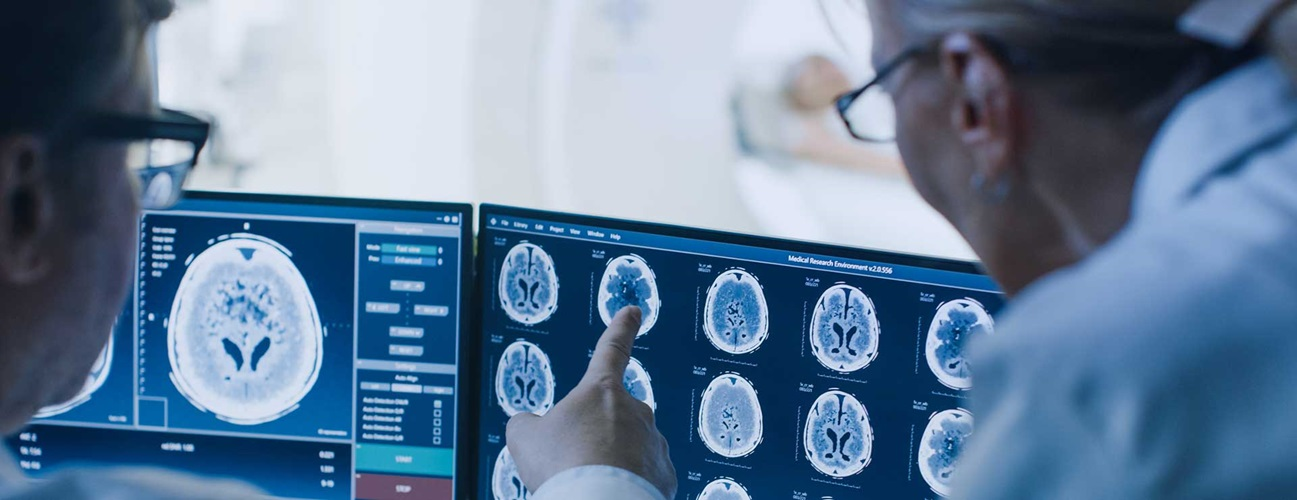
#> input picture br_img.jpg, 1297 x 500 px, given in place of Y10.jpg, which was not available
$ jupyter execute --allow-errors Brain_Tumor_Detection_Project.ipynb   (text cells are left out)
#> lines starting #> are read from the running program, lines starting #| are printed output that depends on the picture; after the words box and inside, x2 and y2 are one past the last pixel; in counts of white or black regions, pixels touching at a corner belong together; pictures that were not available may be replaced by others from this repository, and a replacement may not be noted
#> in preprocess_image, img is the input picture: shape (500, 1297, 3); mean B, G, R 152.6, 124.6, 98.2
[cell 1]
import os
import cv2
import numpy as np
import pathlib
from keras.preprocessing.image import ImageDataGenerator, img_to_array, load_img
from sklearn.model_selection import train_test_split
import imutils

# Create the directory structure for augmented data
augmented_data_dir = 'augmented_data'
os.makedirs(augmented_data_dir, exist_ok=True)
yes_dir = os.path.join(augmented_data_dir, 'yes')
no_dir = os.path.join(augmented_data_dir, 'no')
os.makedirs(yes_dir, exist_ok=True)
os.makedirs(no_dir, exist_ok=True)

[cell 2]
# Original data paths
train_dir = '/content/drive/MyDrive/Data/brain_tumor_dataset'
train_dir = pathlib.Path(train_dir)
tumor_cells = list(train_dir.glob('yes/*'))
normal_cells = list(train_dir.glob('no/*'))

df_images = {
    'Tumor': tumor_cells,
    'Normal': normal_cells
}

df_labels = {
    'Tumor': 0,
    'Normal': 1
}

#> (a cell that did not finish here is left out)

[cell 4]
def crop_img(img):
    """
    Finds the extreme points on the image and crops the rectangular out of them
    """
    # Check if the image is grayscale, and convert it to RGB if needed
    if len(img.shape) == 2:
        img = cv2.cvtColor(img, cv2.COLOR_GRAY2RGB)

    gray = cv2.cvtColor(img, cv2.COLOR_RGB2GRAY)
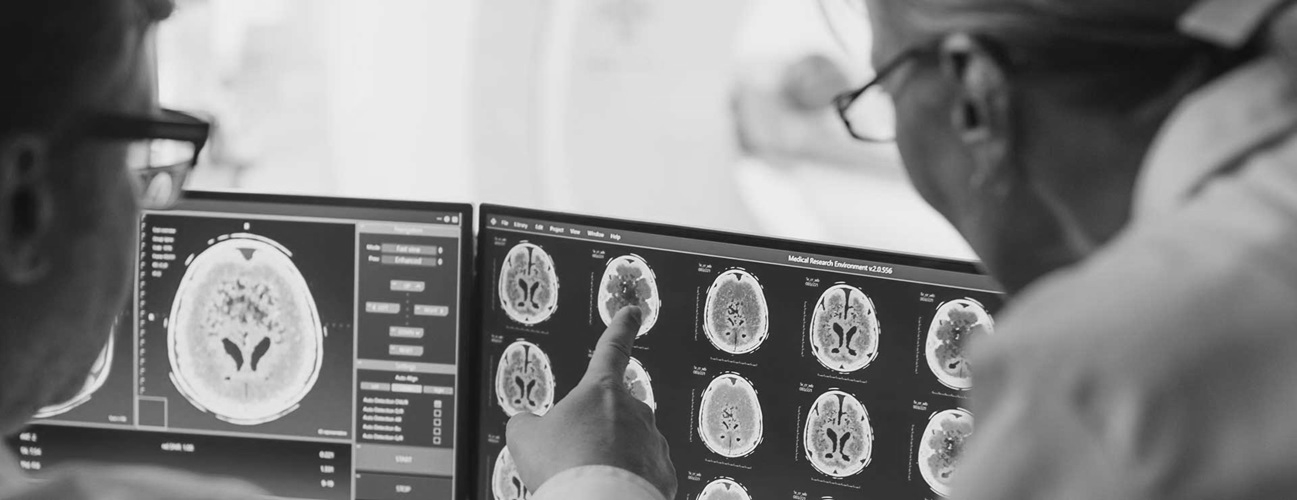
#> gray: shape (500, 1297); min 15, max 251, mean 130
    gray = cv2.GaussianBlur(gray, (3, 3), 0)

    # Threshold the image, then perform a series of erosions and dilations to remove any small regions of noise
    thresh = cv2.threshold(gray, 45, 255, cv2.THRESH_BINARY)[1]
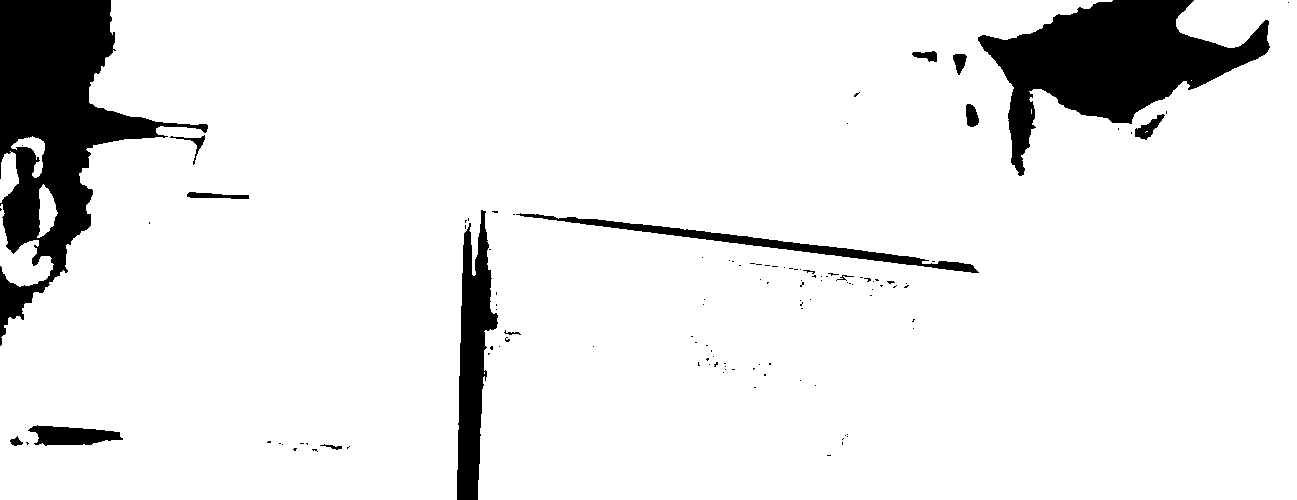
#> thresh: shape (500, 1297); 90.8% white; 119 black regions (103 under 20 px), largest, box (x1, y1, x2, y2) and area: (0, 0, 208, 346) 25151, (978, 0, 1270, 176) 21275, (457, 210, 498, 500) 6557
    thresh = cv2.erode(thresh, None, iterations=2)
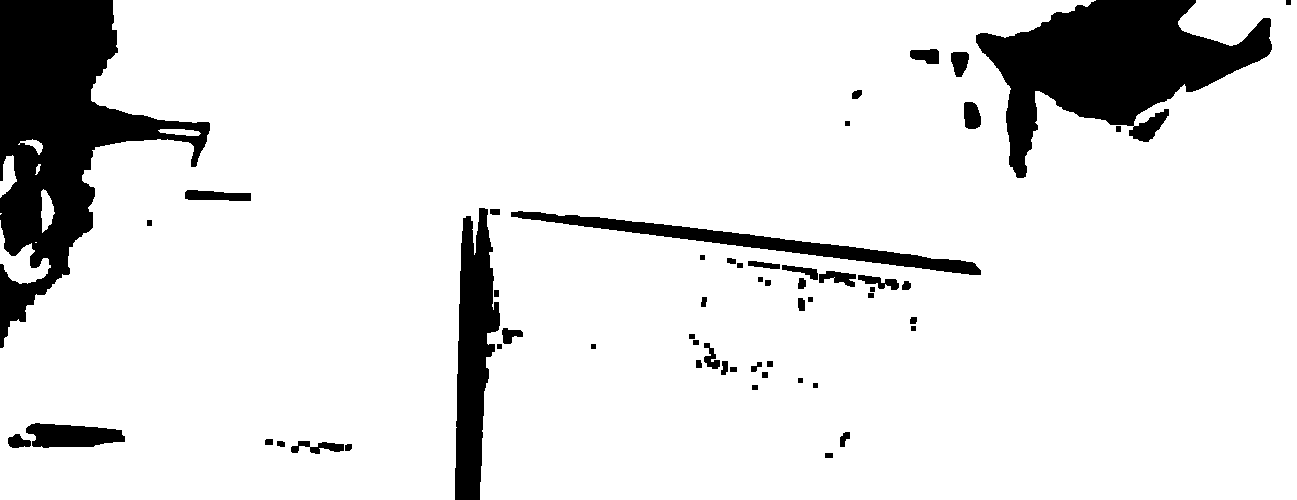
#> thresh: shape (500, 1297); 88.6% white; 56 black regions, largest, box (x1, y1, x2, y2) and area: (0, 0, 210, 348) 28697, (976, 0, 1272, 178) 24105, (455, 208, 500, 500) 8330
    thresh = cv2.dilate(thresh, None, iterations=2)
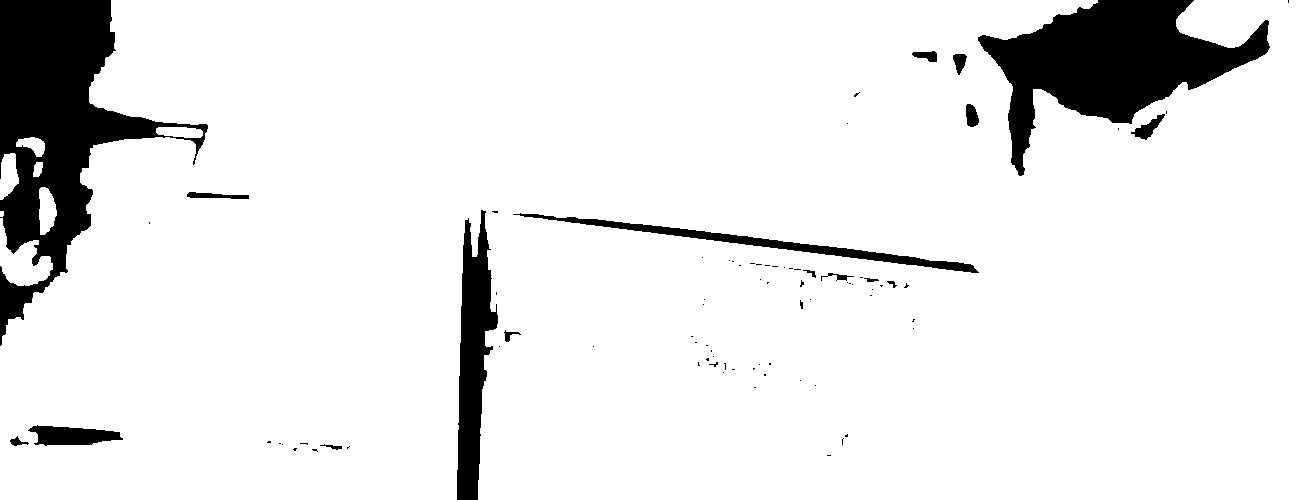
#> thresh: shape (500, 1297); 90.7% white; 83 black regions (65 under 20 px)

    # Find contours in thresholded image, then grab the largest one
    cnts = cv2.findContours(thresh.copy(), cv2.RETR_EXTERNAL, cv2.CHAIN_APPROX_SIMPLE)
#> cnts = 8 contours, 1 with area under 20; largest, box (x1, y1, x2, y2) and area: (0, 0, 1297, 500) 588276, (0, 218, 53, 286) 1646, (39, 187, 57, 235) 590, (0, 153, 19, 200) 590, (156, 127, 203, 138) 379, (16, 137, 45, 157) 302, (33, 162, 43, 177) 98
    cnts = imutils.grab_contours(cnts)
    c = max(cnts, key=cv2.contourArea)
#> c = contour of 776 points, box (x1, y1, x2, y2) (0, 0, 1297, 500), area 588276

    # Find the extreme points
    extLeft = tuple(c[c[:, :, 0].argmin()][0])
#> extLeft = (0, 346)
    extRight = tuple(c[c[:, :, 0].argmax()][0])
#> extRight = (1296, 499)
    extTop = tuple(c[c[:, :, 1].argmin()][0])
#> extTop = (111, 0)
    extBot = tuple(c[c[:, :, 1].argmax()][0])
#> extBot = (0, 499)
    ADD_PIXELS = 0
    new_img = img[extTop[1]-ADD_PIXELS:extBot[1]+ADD_PIXELS, extLeft[0]-ADD_PIXELS:extRight[0]+ADD_PIXELS].copy()
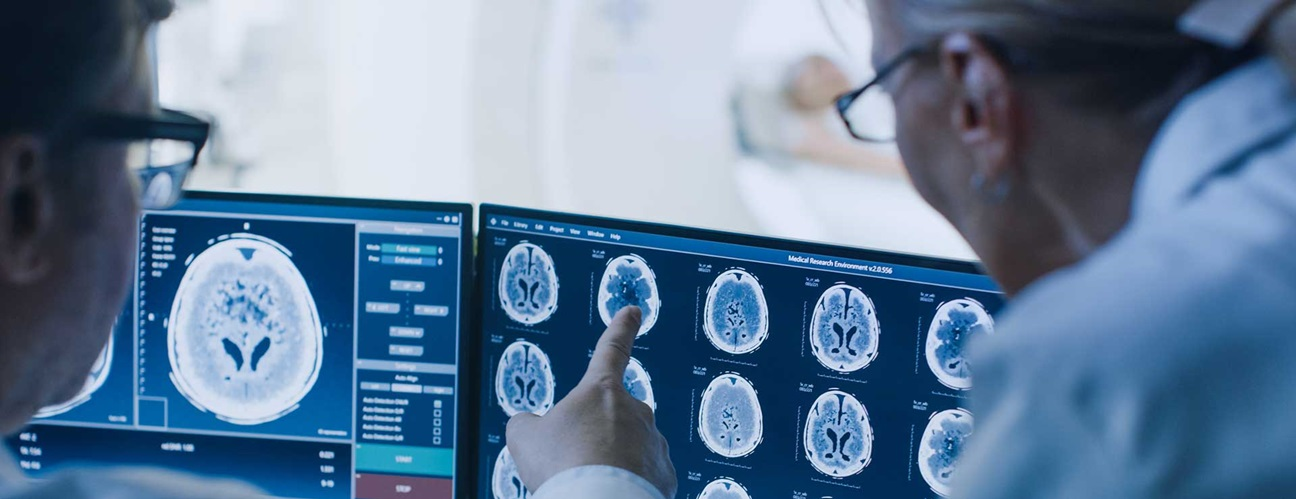
#> new_img: shape (499, 1296, 3); mean B, G, R 152.6, 124.7, 98.2

    return new_img

[cell 5]
def save_augmented_images(label, images, save_dir, augment_size=7):
    for image_path in images:
        img = load_img(image_path)
        x = img_to_array(img)
        x = x.reshape((1,) + x.shape)

        # Generate augmented images and save them
        i = 0
        for batch in datagen.flow(x, batch_size=1, save_to_dir=save_dir, save_prefix=label, save_format='jpg'):
            i += 1
            if i >= augment_size:
                break

[cell 6]
# Apply augmentation and save images
save_augmented_images('Tumor', tumor_cells, yes_dir, augment_size=7)
save_augmented_images('Normal', normal_cells, no_dir, augment_size=7)

[cell 7]
def load_images_and_labels(df_images, df_labels, augmented_data_dir):
    X, y = [], [] # X = images, y = labels

    # Load original images
    for label, images in df_images.items():
        for image in images:
            img = cv2.imread(str(image))
            new_img = crop_img(img)
            resized_img = cv2.resize(new_img, (224, 224)) # Resizing the images
            X.append(resized_img)
            y.append(df_labels[label])

    # Load augmented images
    for label, folder in zip(['Tumor', 'Normal'], ['yes', 'no']):
        augmented_images_dir = os.path.join(augmented_data_dir, folder)
        augmented_images = list(pathlib.Path(augmented_images_dir).glob('*.jpg'))
        for image in augmented_images:
            img = cv2.imread(str(image))
            cropped_img = crop_img(img)
            resized_img = cv2.resize(cropped_img, (224, 224))  # Resizing the images
            X.append(resized_img)
            y.append(df_labels[label])

    return np.array(X), np.array(y)

[cell 8]
X, y = load_images_and_labels(df_images, df_labels, augmented_data_dir)

[cell 9]
import numpy as np

np.unique(y)

[cell 10]
print(len(X))

[cell 11]
X = X / 255.0

[cell 12]
import matplotlib.pyplot as plt
#> (the rest of this cell did not finish here and is left out)

[cell 13]
from sklearn.model_selection import train_test_split

# Initial split into training and testing sets
#> (the rest of this cell did not finish here and is left out)

[cell 14]
import tensorflow
from tensorflow.keras import models,layers
from keras.models import Sequential
from keras.layers import Dense, Flatten, Dropout, Conv2D, MaxPooling2D
from tensorflow.keras.applications import VGG16
from tensorflow.keras.optimizers import Adam

#> (a cell that did not finish here is left out)

#> (a cell that did not finish here is left out)

#> (a cell that did not finish here is left out)

#> (a cell that did not finish here is left out)

#> (a cell that did not finish here is left out)

#> (a cell that did not finish here is left out)

#> (a cell that did not finish here is left out)

[cell 22]
# Load and preprocess the image
def preprocess_image(image_path):
    img = cv2.imread(image_path)
    cropped_img = crop_img(img)
    resized_img = cv2.resize(cropped_img, (224, 224))
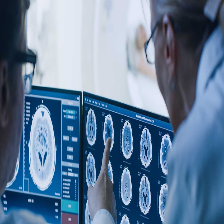
#> resized_img: shape (224, 224, 3); mean B, G, R 152.6, 124.7, 98.3
    normalized_img = resized_img / 255.0  # Normalize to [0, 1] range
    return normalized_img

# Function to classify the image
def classify_image(image_path):
    preprocessed_img = preprocess_image(image_path)
    input_img = np.expand_dims(preprocessed_img, axis=0)  # Add batch dimension
    prediction = model.predict(input_img)
    if prediction[0] < 0.5:
        print(prediction)
        return 'tumor'
    else:
        print(prediction)
        return 'normal'

[cell 23]
img3 = '/content/Y10.jpg'
#> (the rest of this cell did not finish here and is left out)

[cell 24]
img1 = '/content/y703.jpg'
#> (the rest of this cell did not finish here and is left out)

print(f"The image is classified as: {result}")

[cell 25]
img2 ='/content/Te-no_0017.jpg'
#> (the rest of this cell did not finish here and is left out)
